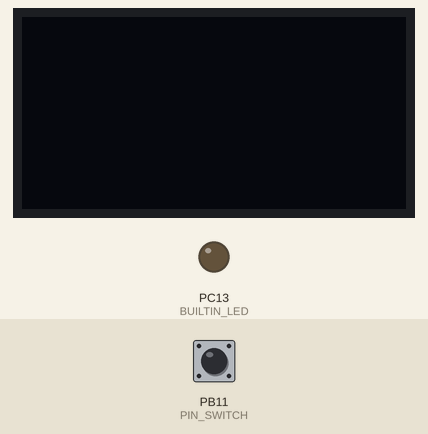
A program run on a simulated STM32 Blue Pill. On the bench: 128×64 one-colour display, output pins drawn as LEDs (lit = HIGH). The test bench sets the inputs (shaded band); at power-on: PB11 (PIN_SWITCH) HIGH.

Above: at 1.2 s.
1.3 s: PB11 (PIN_SWITCH) pulled LOW for 0.15 s
At 2.0 s:
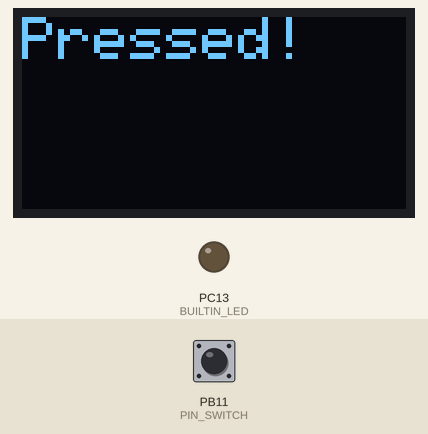
2.9 s: PB11 (PIN_SWITCH) pulled LOW for 1 s
At 3.7 s:
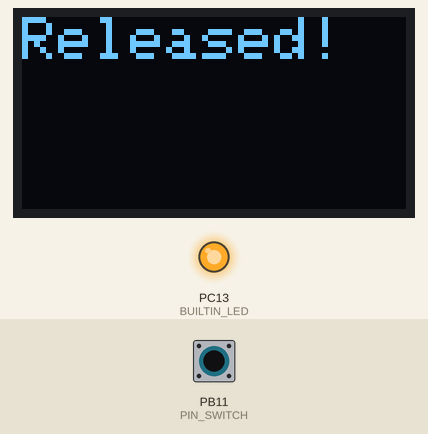
5.4 s: PB11 (PIN_SWITCH) pulled LOW for 3.2 s
At 9.3 s:
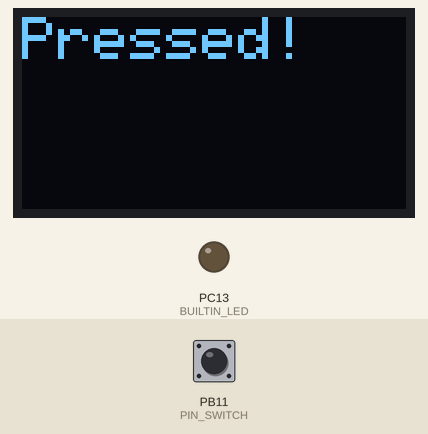
Timing chart, 0 to 10.8 s (numbered marks = the images above; inputs shaded):
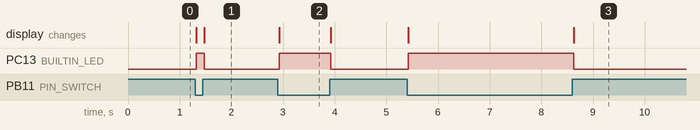

The program:

main.cpp
```cpp
#include <Arduino.h>
#include <Wire.h>
#include <Adafruit_SSD1306.h>

#define PIN_SWITCH PB11
#define BUILTIN_LED PC13

#define SCREEN_WIDTH 128 // OLED display width, in pixels
#define SCREEN_HEIGHT 64 // OLED display height, in pixels
#define OLED_RESET 	-1 // This display does not have a reset pin accessible
Adafruit_SSD1306 display_handler(SCREEN_WIDTH, SCREEN_HEIGHT, &Wire, OLED_RESET);

void handleSwitchPress();
void display(String s);

void setup() {
  pinMode(BUILTIN_LED, OUTPUT);
  pinMode(PIN_SWITCH, INPUT_PULLUP);
  attachInterrupt(digitalPinToInterrupt(PIN_SWITCH), handleSwitchPress, CHANGE);

  display_handler.begin(SSD1306_SWITCHCAPVCC, 0x3C);
}

void loop() {
}

void handleSwitchPress() {
  if (digitalRead(PIN_SWITCH) == HIGH) {
    display("Pressed!");
    digitalWrite(BUILTIN_LED, LOW);
  } else {
    display("Released!");
    digitalWrite(BUILTIN_LED, HIGH);
  }
}

void display(String s) {
  display_handler.clearDisplay();
  display_handler.setTextSize(2);
  display_handler.setTextColor(SSD1306_WHITE);
  display_handler.setCursor(0,0);
  display_handler.println(s);
  display_handler.display();
}
```

Measured:
- after the input at 1.3 s, PC13 (BUILTIN_LED): LOW → HIGH at once, → LOW 0.15 s later; the display: first differs from a run without the input at once (image 1 shows a later state)
- after the input at 2.9 s, PC13 (BUILTIN_LED): LOW → HIGH at once, → LOW 1.0 s later; the display: first differs from a run without the input at once (image 2)
- after the input at 5.4 s, PC13 (BUILTIN_LED): LOW → HIGH at once, → LOW 3.2 s later; the display: first differs from a run without the input at once (image 3 shows a later state)
